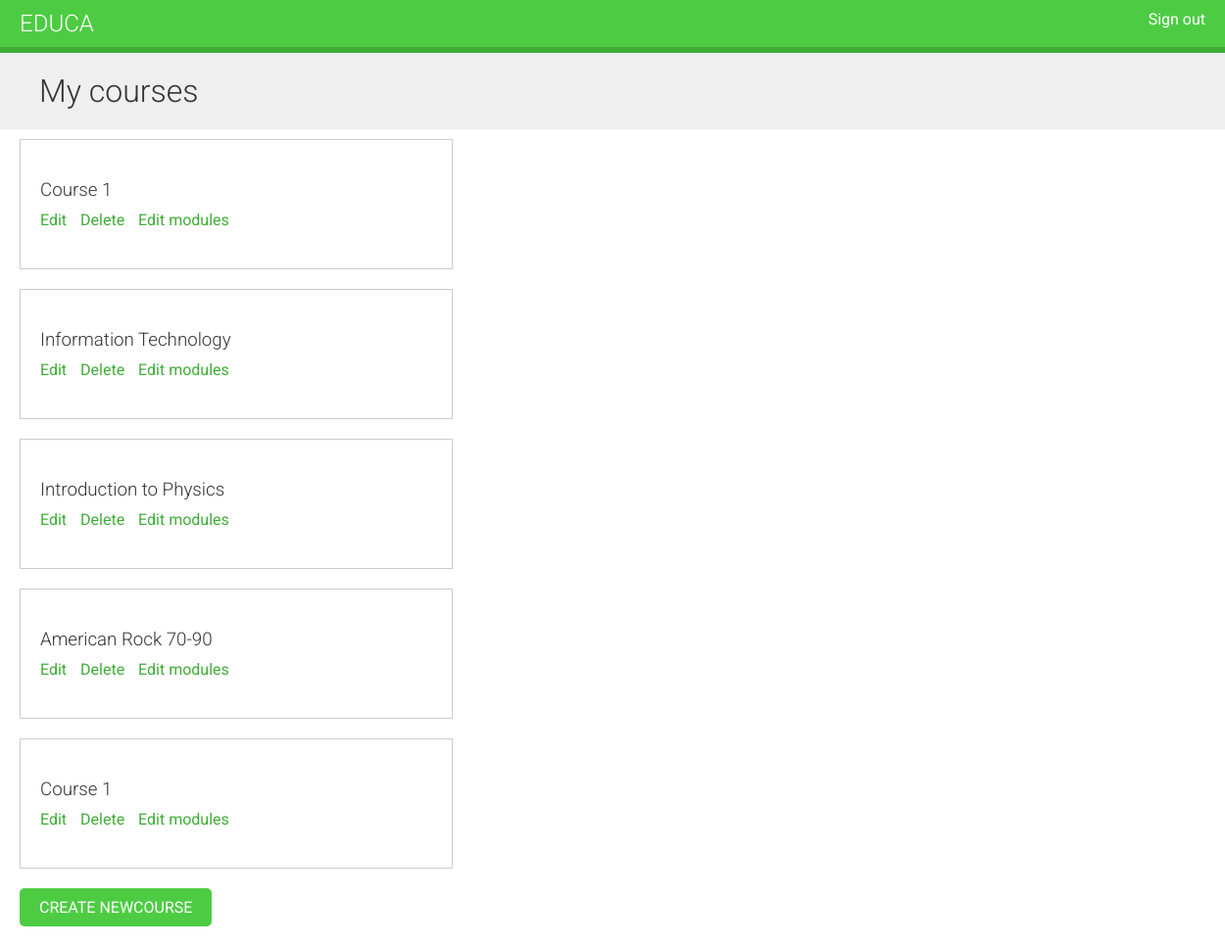
Before: /course/mine/ (signed in) with the older database file.
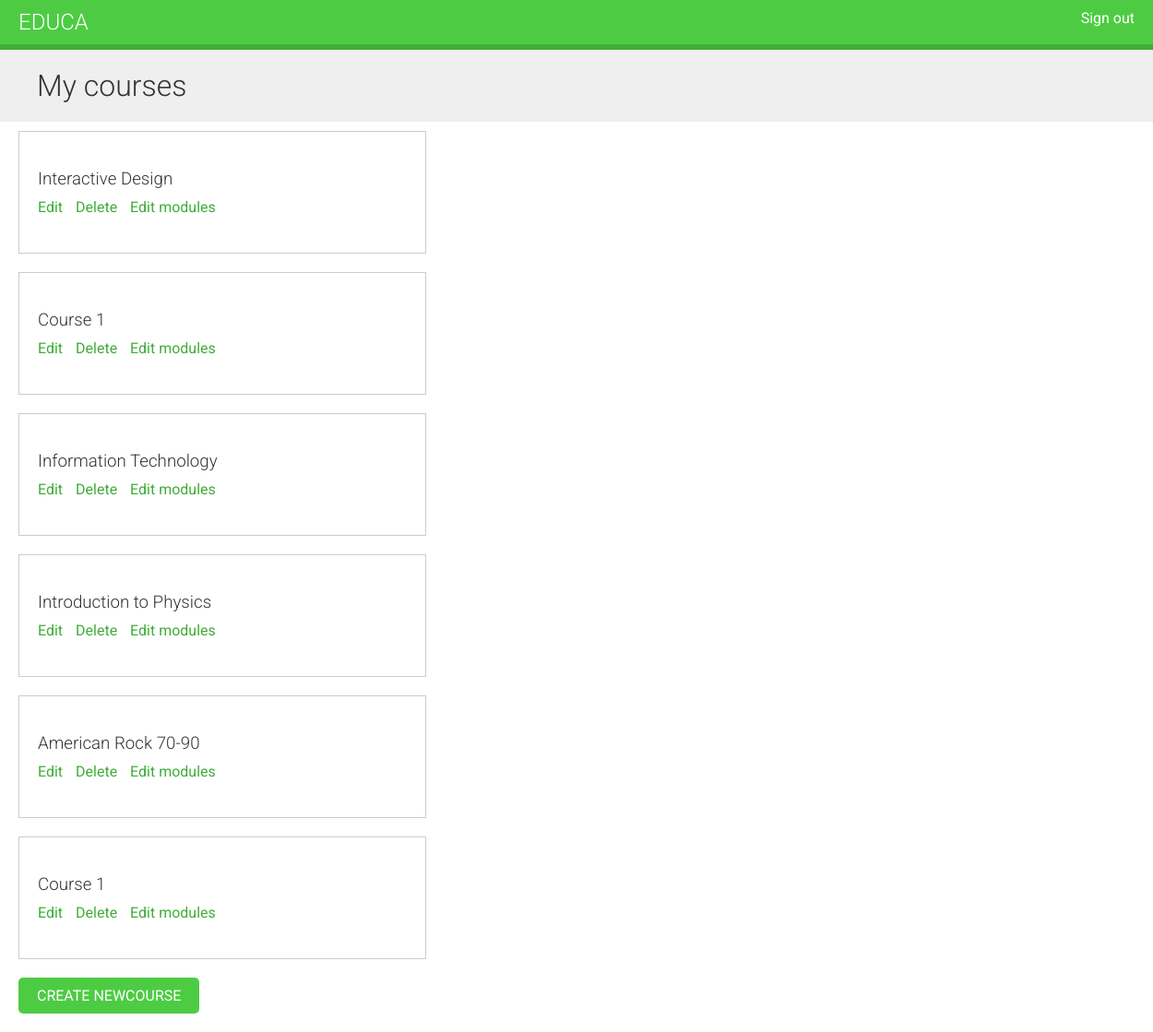
After: the same page with the newer database file.
### courses/models.py (models this page shows, shortened)
class Course(models.Model):
    owner = models.ForeignKey(User,related_name='courses_created', on_delete=models.CASCADE)
    subject = models.ForeignKey(Subject,related_name='courses', on_delete=models.CASCADE)
    title = models.CharField(max_length=200)
    slug = models.SlugField(max_length=200, unique=True)
    overview = models.TextField()
    created = models.DateTimeField(auto_now_add=True)
    class Meta:
        ordering = ('-created',)

### courses/views.py (the view)
# urls.py: path('mine/', views.ManageCourseListView.as_view(), name='manage_course_list'),
class ManageCourseListView(ListView):
    model = Course
    template_name = 'courses/manage/course/list.html'

### courses/views.py (called while the page is built)
    def get_queryset(self):
        qs = super(OwnerMixin, self).get_queryset()
        return qs.filter(owner=self.request.user)

### courses/templates/courses/manage/course/list.html (shortened to what this page needs)
{% extends "base.html" %}
{% block content %}
    <h1>My courses</h1>
    <div class="module">
    {% for course in object_list %}
        <div class="course-info">
        <h3>{{ course.title }}</h3>
            <p>
                <a href="{% url "course_edit" course.id %}">Edit</a>
                <a href="{% url "course_delete" course.id %}">Delete</a>
                <a href="{% url "course_module_update" course.id %}">Edit modules</a>
            </p>
        </div>
    {% empty %}
        <p>You haven't created any courses yet.</p>
    {% endfor %}
    <p>
        <a href="{% url "course_create" %}" class="button">Create newcourse</a>
    </p>
    </div>
{% endblock %}

Changed rows visible on the page:
added Course: title "Interactive Design"
